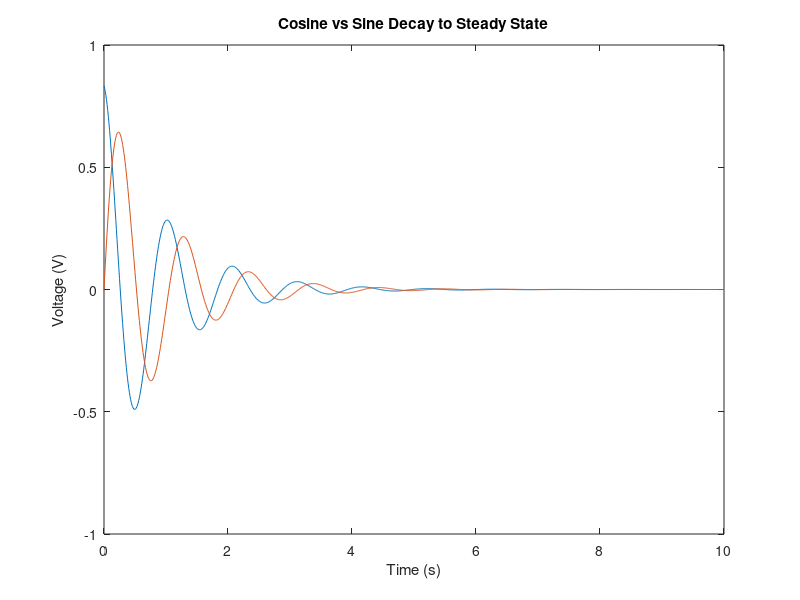

Here is the MATLAB script that generated this plot:
%Homework 9 Liam Jackson

%4b

t = 0:.01:10;

R = .8;
C = 1.2;

x1 = @(t) cos(6*t);
x2 = @(t) sin(6*t);
h = @(t) (1/C)*exp(-t/(R*C))

yss1 = h(t).*x1(t);
yss2 = h(t).*x2(t);

plot(t,yss1)
hold on 
plot(t,yss2)
title('Cosine vs Sine Decay to Steady State')
xlabel('Time (s)')
ylabel('Voltage (V)')
hold off


